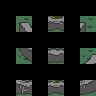

A 2D game scene composited from a Tiled map and its tileset images. What follows is a short description and the map's XML, with every tile layer's data as written:
An orthogonal 6x6 tile map with 16x16 px tiles, 2 tile layers (regions, input_Inter) and 9 objects (9x rock).

<map version="1.0" tiledversion="1.0.3" orientation="orthogonal" renderorder="right-down" width="6" height="6" tilewidth="16" tileheight="16" nextobjectid="10">
 <tileset firstgid="1" source="maintileset.tsx" />
 <layer name="regions" width="6" height="6">
  <data encoding="csv">
0,0,0,0,0,0,
0,33,0,33,0,33,
0,0,0,0,0,0,
0,33,0,33,0,33,
0,0,0,0,0,0,
0,33,0,33,0,33
</data>
 </layer>
 <layer name="input_Inter" width="6" height="6">
  <data encoding="csv">
0,0,0,0,0,0,
0,91,0,103,0,97,
0,0,0,0,0,0,
0,101,0,104,0,96,
0,0,0,0,0,0,
0,102,0,105,0,106
</data>
 </layer>
 <objectgroup name="output_Reactive">
  <object id="1" name="rock" type="rock" x="48" y="16" width="16" height="16" />
  <object id="2" name="rock" type="rock" x="16" y="16" width="16" height="16" />
  <object id="3" name="rock" type="rock" x="80" y="16" width="16" height="16" />
  <object id="4" name="rock" type="rock" x="48" y="48" width="16" height="16" />
  <object id="5" name="rock" type="rock" x="16" y="48" width="16" height="16" />
  <object id="6" name="rock" type="rock" x="80" y="48" width="16" height="16" />
  <object id="7" name="rock" type="rock" x="48" y="80" width="16" height="16" />
  <object id="8" name="rock" type="rock" x="16" y="80" width="16" height="16" />
  <object id="9" name="rock" type="rock" x="80" y="80" width="16" height="16" />
 </objectgroup>
</map>
